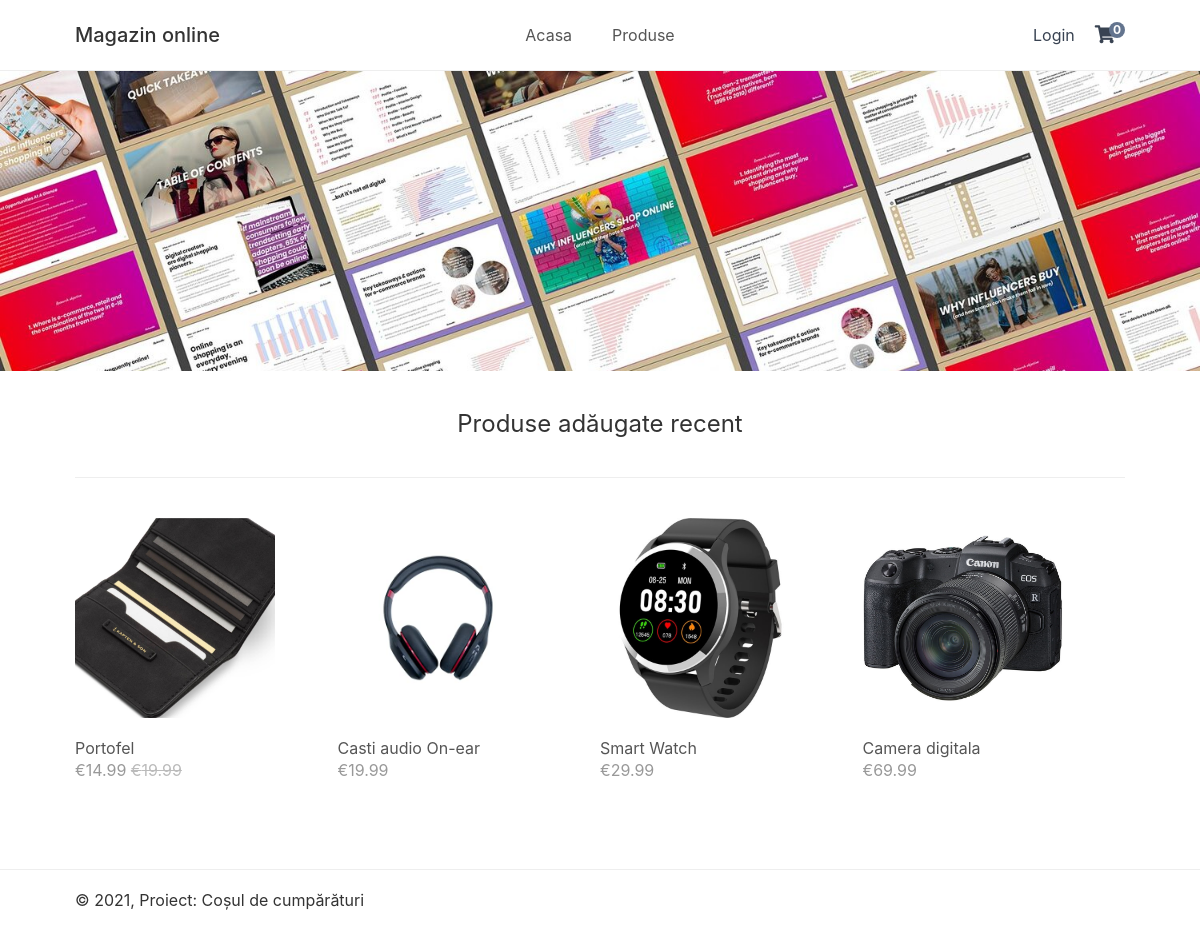
The page / on the database its author committed.
### tables this page shows
CREATE TABLE IF NOT EXISTS `products` (
  `id` int(11) NOT NULL AUTO_INCREMENT,
  `name` varchar(200) NOT NULL,
  `desc` text NOT NULL,
  `price` decimal(7,2) NOT NULL,
  `rrp` decimal(7,2) NOT NULL DEFAULT '0.00',
  `quantity` int(11) NOT NULL,
  `img` text NOT NULL,
  `date_added` datetime NOT NULL DEFAULT CURRENT_TIMESTAMP,
  PRIMARY KEY (`id`)
);

### web/index.php (called while the page is built, shortened)
<?php
$page = isset($_GET['page']) && file_exists('../pages/' . trim($_GET['page']) . '.php') ? trim($_GET['page']) : 'home';
require '../pages/'. $page . '.php';
?>

### pages/home.php (the view)
<?php
$stmt = $pdo->prepare('SELECT * FROM products ORDER BY date_added DESC LIMIT 4');
$stmt->execute();
$recently_added_products = $stmt->fetchAll(PDO::FETCH_ASSOC);
?>
<?=template_header('Home')?>
<div class="featured">
</div>
<div class="recentlyadded content-wrapper">
    <h2>Produse adăugate recent</h2>
    <div class="products">
        <?php foreach ($recently_added_products as $product): ?>
        <a href="index.php?page=product&id=<?=$product['id']?>" class="product">
            <img src="assets/imgs/<?=$product['img']?>" width="200" height="200" alt="<?=$product['name']?>">
            <span class="name"><?=$product['name']?></span>
            <span class="price">
                &euro;<?=$product['price']?>
                <?php if ($product['rrp'] > 0): ?>
                <span class="rrp">&euro;<?=$product['rrp']?></span>
                <?php endif; ?>
            </span>
        </a>
        <?php endforeach; ?>
    </div>
</div>
<?=template_footer()?>

### includes/functions.php (shortened to what this page needs)
<?php
function template_header($title) {
$num_items_in_cart = isset($_SESSION['cart']) ? count($_SESSION['cart']) : 0;
$username = !empty($_SESSION) && isset($_SESSION["loggedin"]) && $_SESSION["loggedin"] == true ? $_SESSION["username"] : "";
?>
<!DOCTYPE html>
<html>
	<head>
		<link href="assets/css/style.css" rel="stylesheet" type="text/css">
        <link rel="stylesheet" href="https://use.fontawesome.com/releases/v5.7.1/css/all.css">
        <link rel="stylesheet" href="https://maxcdn.bootstrapcdn.com/bootstrap/3.3.7/css/bootstrap.css">
	</head>
	<body>
        <header>
            <div class="content-wrapper">
                <h1>Magazin online</h1>
                <nav>
                    <a href="index.php">Acasa</a>
                    <a href="index.php?page=products">Produse</a>
                </nav>
                <div class="link-icons">
                    <?php if($username) { ?>
                        <a href="index.php?page=logout">
                            Logout
                        </a>
                        <?=$username?>
                        <!-- <a href="index.php?page=reset-password">
                            Res-Psw
                        </a> -->
                    <?php } else { ?>
                        <a href="index.php?page=login">
                            Login
                        </a>
                    <?php } ?>
                    <a href="index.php?page=cart">
						<i class="fas fa-shopping-cart"></i>
						<span><?=$num_items_in_cart?></span>
					</a>
                </div>
            </div>
        </header>
        <main>
<?php
}
function template_footer() {
$year = date('Y');
echo <<<EOT
        </main>
        <footer>
            <div class="content-wrapper">
                <p>&copy; $year, Proiect: Coșul de cumpărături</p>
            </div>
        </footer>
        <script src="assets/js/script.js"></script>
    </body>
</html>
EOT;
}
?>

### web/assets/css/style.css (style rules this page uses)
* { box-sizing: border-box; font-family: -apple-system, BlinkMacSystemFont, "segoe ui", roboto, oxygen, ubuntu, cantarell, "fira sans", "droid sans", "helvetica neue", Arial, sans-serif; font-size: 16px; -webkit-font-smoothing: antialiased; -moz-osx-font-smoothing: grayscale; }
html { height: 100%; }
body { position: relative; min-height: 100%; color: #555555; background-color: #FFFFFF; margin: 0; padding-bottom: 100px; }
h1, h2, h3, h4, h5 { color: #394352; }
.content-wrapper { width: 1050px; margin: 0 auto; }
header { border-bottom: 1px solid #EEEEEE; }
header .content-wrapper { display: flex; }
header h1 { display: flex; flex-grow: 1; flex-basis: 0; font-size: 20px; margin: 0; padding: 24px 0; }
header nav { display: flex; flex-grow: 1; flex-basis: 0; justify-content: center; align-items: center; }
header nav a { text-decoration: none; color: #555555; padding: 10px 10px; margin: 0 10px; }
header .link-icons { display: flex; flex-grow: 1; flex-basis: 0; justify-content: flex-end; align-items: center; position: relative; }
header .link-icons a { text-decoration: none; color: #394352; padding: 0 10px; }
header .link-icons a i { font-size: 18px; }
header .link-icons a span { display: inline-block; text-align: center; background-color: #63748e; border-radius: 50%; color: #FFFFFF; font-size: 12px; line-height: 16px; width: 16px; height: 16px; font-weight: bold; position: absolute; top: 22px; right: 0; }
main .featured { display: flex; flex-direction: column; background-image: url(../imgs/featured-image.jpg); background-repeat: no-repeat; background-size: cover; height: 300px; align-items: center; justify-content: center; text-align: center; }
main .recentlyadded h2 { display: block; font-weight: normal; margin: 0; padding: 40px 0; font-size: 24px; text-align: center; width: 100%; border-bottom: 1px solid #EEEEEE; }
main .recentlyadded .products, main .products .products-wrapper { display: flex; flex-wrap: wrap; align-items: center; justify-content: space-between; padding: 40px 0 0 0; }
main .recentlyadded .products .product, main .products .products-wrapper .product { display: block; overflow: hidden; text-decoration: none; width: 25%; padding-bottom: 60px; }
main .recentlyadded .products .product img, main .products .products-wrapper .product img { transform: scale(1); transition: transform 1s; }
main .recentlyadded .products .product .name, main .products .products-wrapper .product .name { display: block; color: #555555; padding: 20px 0 2px 0; }
main .recentlyadded .products .product .price, main .products .products-wrapper .product .price { display: block; color: #999999; }
main .recentlyadded .products .product .rrp, main .products .products-wrapper .product .rrp { color: #BBBBBB; text-decoration: line-through; }
footer { position: absolute; bottom: 0; border-top: 1px solid #EEEEEE; padding: 20px 0; width: 100%; }

### includes/functions.php (style rules this page uses)
body { font: 14px sans-serif; }

### rows shown on the page
products: img (picture), name "Portofel", price "14.99", rrp "19.99"
products: img (picture), name "Casti audio On-ear", price "19.99"
products: img (picture), name "Smart Watch", price "29.99"
products: img (picture), name "Camera digitala", price "69.99"

### other values the page prints
$num_items_in_cart "0"
